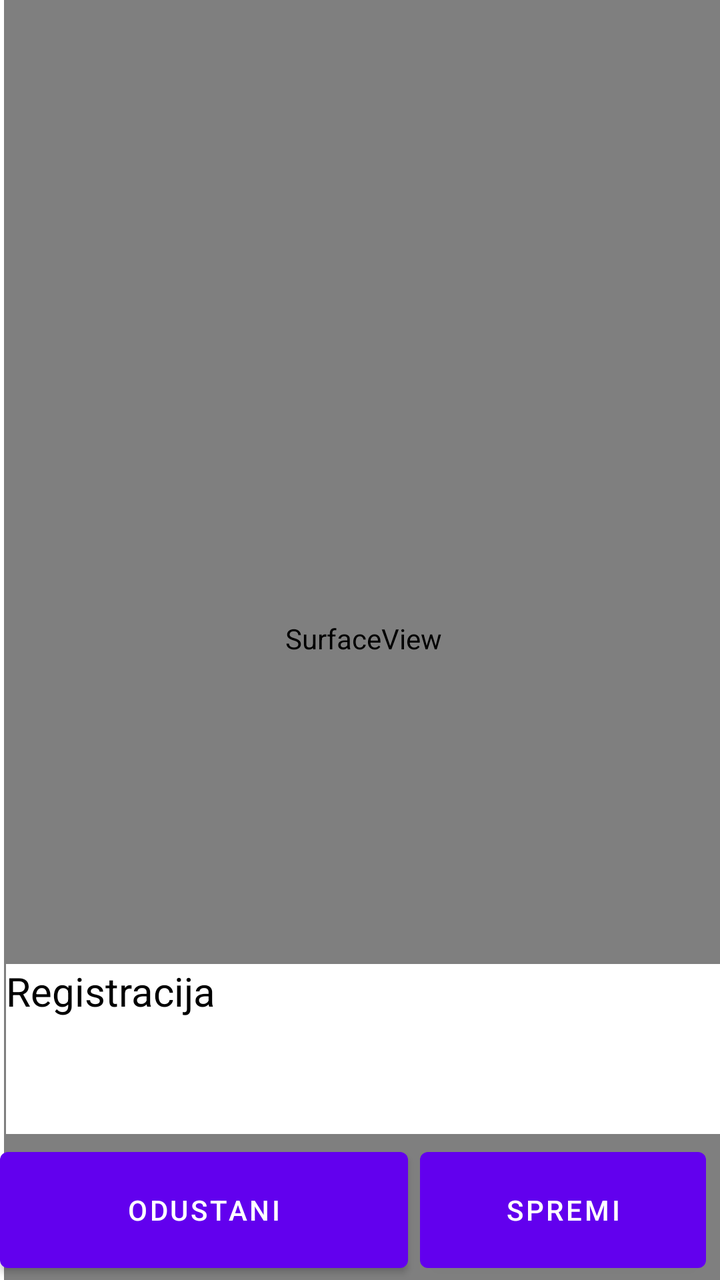
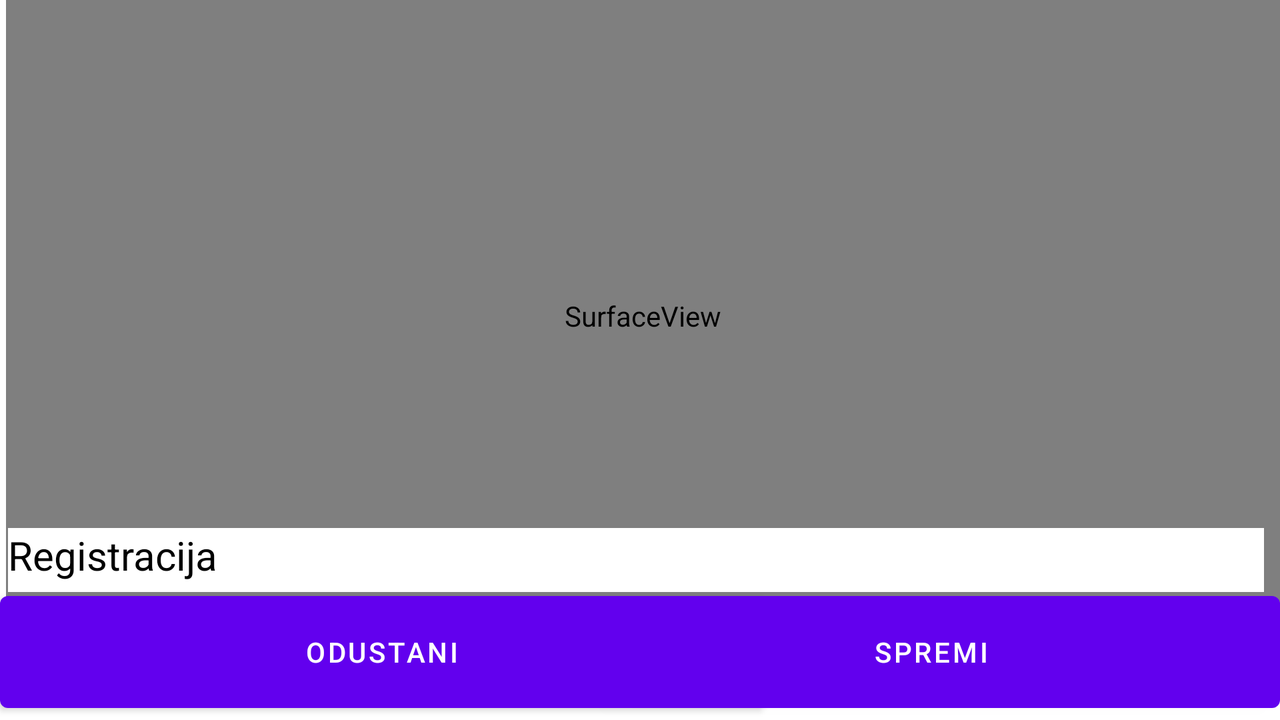

An Android layout and its configuration variant, each rendered on a device that would load it. The default file and the variant file are quoted in full after the pictures.
<!-- AndroidManifest.xml: application theme Theme.ParkIT -->
<!-- res/layout/activity_uslikaj_reg.xml -->
<?xml version="1.0" encoding="utf-8"?>

<RelativeLayout xmlns:android="http://schemas.android.com/apk/res/android"
    xmlns:app="http://schemas.android.com/apk/res-auto"
    xmlns:tools="http://schemas.android.com/tools"
    android:id="@+id/activity_main"
    android:layout_width="match_parent"
    android:layout_height="match_parent"

    tools:context=".Uslikaj_reg"
    >


    <SurfaceView
        android:id="@+id/surface_view"

        android:layout_width="wrap_content"
        android:layout_height="666dp"
        android:layout_alignParentStart="true"
        android:layout_alignParentTop="true"
        android:layout_alignParentEnd="true"
        android:layout_marginStart="2dp"
        android:layout_marginTop="-2dp"
        android:layout_marginEnd="-2dp" />

    <TextView
        android:id="@+id/text_view"
        android:layout_width="401dp"
        android:layout_height="85dp"
        android:layout_alignParentStart="true"
        android:layout_alignParentLeft="true"

        android:layout_alignParentBottom="true"
        android:layout_centerVertical="true"
        android:layout_marginStart="3dp"
        android:layout_marginLeft="3dp"
        android:layout_marginBottom="73dp"
        android:background="@color/white"
        android:text="Registracija"
        android:textColor="@color/black"
        android:textSize="20sp" />

    <Button
        android:id="@+id/Spremi"
        android:layout_width="194dp"
        android:layout_height="70dp"
        android:layout_alignParentEnd="true"
        android:layout_alignParentRight="true"
        android:layout_alignParentBottom="true"
        android:layout_marginStart="6dp"
        android:layout_marginLeft="6dp"
        android:layout_marginEnd="7dp"
        android:layout_marginRight="7dp"
        android:layout_marginBottom="0dp"
        android:layout_toEndOf="@+id/Odustani"
        android:layout_toRightOf="@+id/Odustani"
        android:onClick="Spremi"
        android:text="Spremi" />

    <Button
        android:id="@+id/Odustani"
        android:layout_width="204dp"
        android:layout_height="70dp"
        android:layout_alignParentStart="true"
        android:layout_alignParentBottom="true"
        android:layout_marginStart="0dp"
        android:layout_marginBottom="0dp"
        android:onClick="Odustani"
        android:text="Odustani"
        android:layout_alignParentLeft="true"
        android:layout_marginLeft="0dp" />


</RelativeLayout>
<!-- resources referenced by this layout -->
<resources>
  <style name="Theme.ParkIT" parent="Theme.MaterialComponents.DayNight.DarkActionBar">
          
          <item name="colorPrimary">@color/purple_500</item>
          <item name="colorPrimaryVariant">@color/purple_700</item>
          <item name="colorOnPrimary">@color/white</item>
          
          <item name="colorSecondary">@color/teal_200</item>
          <item name="colorSecondaryVariant">@color/teal_700</item>
          <item name="colorOnSecondary">@color/black</item>
          
          <item name="android:statusBarColor" tools:targetApi="l">?attr/colorPrimaryVariant</item>
          
      </style>
</resources>
<!-- res/layout-land/activity_uslikaj_reg.xml (the repository's variant of the layout above) -->
<!-- drawn on the phone turned sideways -->
<?xml version="1.0" encoding="utf-8"?>
<RelativeLayout xmlns:android="http://schemas.android.com/apk/res/android"
    xmlns:app="http://schemas.android.com/apk/res-auto"
    xmlns:tools="http://schemas.android.com/tools"
    android:id="@+id/activity_main"
    android:layout_width="match_parent"
    android:layout_height="match_parent"

    tools:context=".Uslikaj_reg"
    >


    <Button
        android:id="@+id/OdustaniBtn"
        android:layout_width="382dp"
        android:layout_height="68dp"
        android:layout_alignParentStart="true"
        android:layout_alignParentLeft="true"
        android:layout_alignParentBottom="true"
        android:layout_marginStart="0dp"
        android:layout_marginLeft="0dp"
        android:onClick="Odustani"
        android:layout_marginBottom="0dp"
        android:text="Odustani" />

    <SurfaceView
        android:id="@+id/surface_view"

        android:layout_width="wrap_content"
        android:layout_height="316dp"
        android:layout_alignParentStart="true"
        android:layout_alignParentLeft="true"
        android:layout_alignParentTop="true"
        android:layout_alignParentEnd="true"
        android:layout_alignParentRight="true"
        android:layout_marginStart="3dp"
        android:layout_marginLeft="3dp"
        android:layout_marginTop="0dp"
        android:layout_marginEnd="0dp"
        android:layout_marginRight="0dp" />

    <TextView
        android:id="@+id/text_view"
        android:layout_width="719dp"
        android:layout_height="32dp"
        android:layout_alignParentStart="true"
        android:layout_alignParentLeft="true"
        android:layout_alignParentEnd="true"
        android:layout_alignParentRight="true"
        android:layout_alignParentBottom="true"

        android:layout_marginStart="4dp"
        android:layout_marginLeft="4dp"
        android:layout_marginEnd="8dp"
        android:layout_marginRight="8dp"
        android:layout_marginBottom="64dp"
        android:background="@color/white"
        android:text="Registracija"
        android:textColor="@color/black"
        android:textSize="20sp" />

    <Button
        android:id="@+id/button16"
        android:layout_width="685dp"
        android:layout_height="90dp"
        android:layout_alignParentTop="true"
        android:layout_alignParentEnd="true"
        android:layout_alignParentRight="true"
        android:layout_marginTop="795dp"
        android:layout_marginEnd="0dp"
        android:layout_marginRight="0dp"
        android:onClick="Odustani"
        android:text="Odustani" />

    <Button
        android:id="@+id/button6"
        android:layout_width="349dp"
        android:layout_height="68dp"
        android:layout_alignParentEnd="true"
        android:layout_alignParentRight="true"
        android:layout_alignParentBottom="true"
        android:layout_marginEnd="0dp"
        android:layout_marginRight="0dp"
        android:onClick="Spremi"
        android:layout_marginBottom="0dp"
        android:text="Spremi" />


</RelativeLayout>
